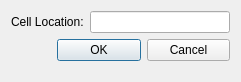
<?xml version="1.0" encoding="UTF-8"?>
<ui version="4.0">
 <class>GoToCellDialog</class>
 <widget class="QDialog" name="GoToCellDialog">
  <property name="geometry">
   <rect>
    <x>0</x>
    <y>0</y>
    <width>241</width>
    <height>82</height>
   </rect>
  </property>
  <property name="windowTitle">
   <string>Dialog</string>
  </property>
  <layout class="QFormLayout" name="formLayout">
   <item row="0" column="0" colspan="2">
    <layout class="QHBoxLayout" name="horizontalLayout">
     <item>
      <widget class="QLabel" name="label">
       <property name="text">
        <string>Cell Location:</string>
       </property>
      </widget>
     </item>
     <item>
      <widget class="QLineEdit" name="lineEdit"/>
     </item>
    </layout>
   </item>
   <item row="1" column="0">
    <layout class="QHBoxLayout" name="horizontalLayout_2">
     <item>
      <spacer name="horizontalSpacer">
       <property name="orientation">
        <enum>Qt::Horizontal</enum>
       </property>
       <property name="sizeHint" stdset="0">
        <size>
         <width>40</width>
         <height>20</height>
        </size>
       </property>
      </spacer>
     </item>
    </layout>
   </item>
   <item row="1" column="1">
    <layout class="QHBoxLayout" name="horizontalLayout_3">
     <item>
      <widget class="QPushButton" name="okButton">
       <property name="text">
        <string>OK</string>
       </property>
      </widget>
     </item>
     <item>
      <widget class="QPushButton" name="cancellButton">
       <property name="text">
        <string>Cancel</string>
       </property>
      </widget>
     </item>
    </layout>
   </item>
  </layout>
 </widget>
 <resources/>
 <connections/>
</ui>
